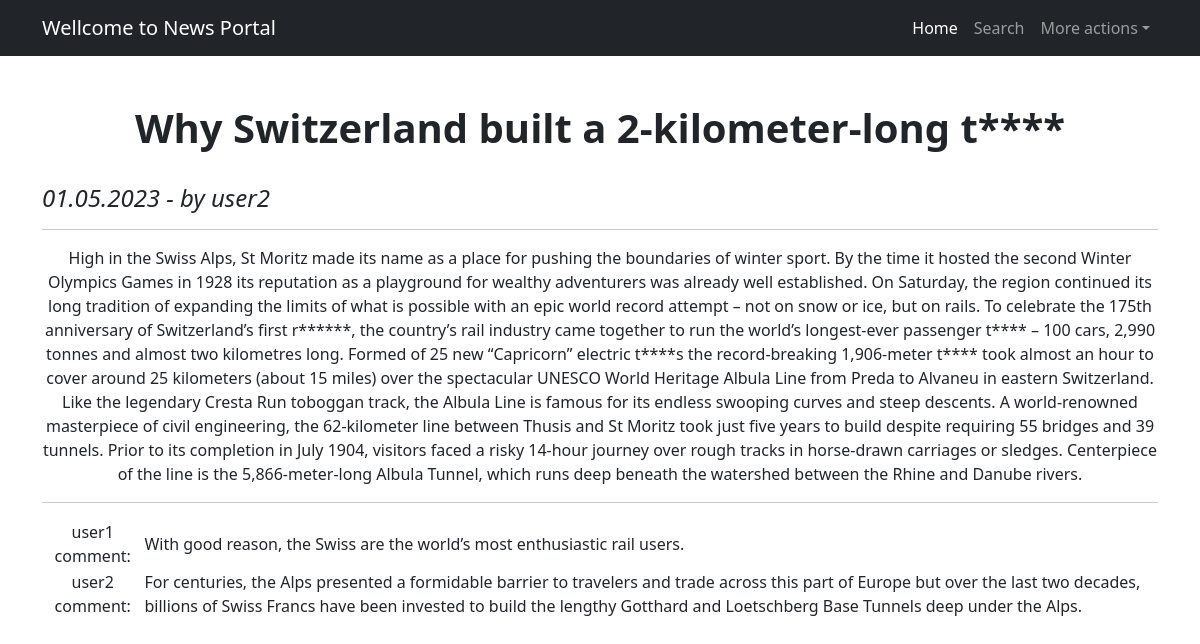
/news/3 (signed in), run on the app's committed database.
### News/models.py (models this page shows, shortened)
class Post(models.Model):
    author = models.ForeignKey(Author, on_delete=models.CASCADE, related_name='posts')
    type = models.CharField(max_length=1, choices=rs.TYPES, default=rs.news_type)
    time_creation = models.DateTimeField(auto_now_add=True)
    title = models.CharField(max_length=255)
    post = models.TextField()
    rating = models.IntegerField(default=0)
    category = models.ManyToManyField(Category, through='PostCategory')

class Author(models.Model):
    author = models.OneToOneField(User, on_delete=models.CASCADE)
    rating = models.IntegerField(default=0)
    def __str__(self):
        return f'{self.author}'

class Comments(models.Model):
    comment = models.TextField()
    time_creation = models.DateTimeField(auto_now_add=True)
    author = models.ForeignKey(User, on_delete=models.CASCADE, related_name='comments')
    post = models.ForeignKey(Post, on_delete=models.CASCADE)
    rating = models.IntegerField(default=0)

### News/views.py (the view)
# urls.py: path('<int:id>', PostDetail.as_view(), name='post_detail'),
class PostDetail(LoginRequiredMixin, DetailView):
    raise_exception = True
    model = Post
    template_name = 'post_details.html'
    context_object_name = 'post_details'
    pk_url_kwarg = 'id'

### News/templatetags/custom_filters.py (called while the page is built)
@register.filter()
def censor(text: str) -> str:
    if not isinstance(text, str):
        raise ValueError('Фильтр работает только с текстом')
    else:
        for i in blocks:
            o = '*'*(len(i)-1)
            text = text.replace(f' {i}', f' {i[0]}{o}')
            text = text.replace(f'{i.title()}', f'{i[0].upper()}{o}')
    return text

### templates/post_details.html (shortened to what this page needs)
{% extends 'flatpages/default.html' %}
{% load custom_filters %}
{% load mytags %}
{% block content %}
<h1><strong>{{ post_details.title|censor }}</strong></h1>
<br>
<h4 align="left"><em>{{ post_details.time_creation|date:'d.m.Y' }} - by {{ post_details.author }}</em></h4>
<hr>
<p>{{ post_details.post|censor }}</p>
<hr>
<table>
{% for cmnts in post_details.comments_set.all %}
    <tr>
        <td>{{cmnts.author}} comment:</td>
        <td align="left">{{cmnts.comment}}</td>
    </tr>
{% endfor %}
</table>
{% if post_details.type == 'A' %}
    <table>
        <tr>
            <td>
            </td>
            <td>
            </td>
        </tr>
    </table>
{% endif %}
{% endblock content %}

### data on the page
Post: title|censor "Why Switzerland built a 2-kilometer-long t****", time_creation "01.05.2023", author "user2", post|censor "High in the Swiss Alps, St Moritz made its name as a place for pushing the boundaries of winter sport. By the time it hosted the second Winter Olympics Games in 1928 its reputation as a playground for wealthy adventurers was already well established. On Saturday, the region continued its long tradition of expanding the limits of what is possible with an epic world record attempt – not on snow or ice, but on rails. To celebrate the 175th anniversary of Switzerland’s first r******, the country’s rail industry came together to run the world’s longest-ever passenger t**** – 100 cars, 2,990 tonnes and almost two kilometres long. Formed of 25 new “Capricorn” electric t****s the record-breaking…"
Comments: author "user1", comment "With good reason, the Swiss are the world’s most enthusiastic rail users."
Comments: author "user2", comment "For centuries, the Alps presented a formidable barrier to travelers and trade across this part of Europe but over the last two decades, billions of Swiss Francs have been invested to build the lengthy Gotthard and Loetschberg Base Tunnels deep under the Alps."
